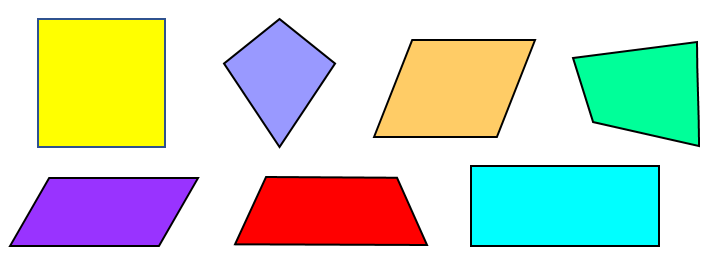
#> input picture photos/list_shape.png, 711 x 257 px
$ python multi_shape.py
#> lines starting #> are read from the running program, lines starting #| are printed output that depends on the picture; after the words box and inside, x2 and y2 are one past the last pixel; in counts of white or black regions, pixels touching at a corner belong together
import cv2 as cv
import numpy as np

#--Đọc ảnh và chuyển ảnh sang gray
arr = cv.imread('./photos/list_shape.png')
#> arr is the input picture: shape (257, 711, 3); mean B, G, R 195.7, 214.3, 204.1
gray_arr = cv.cvtColor(arr,cv.COLOR_BGR2GRAY)
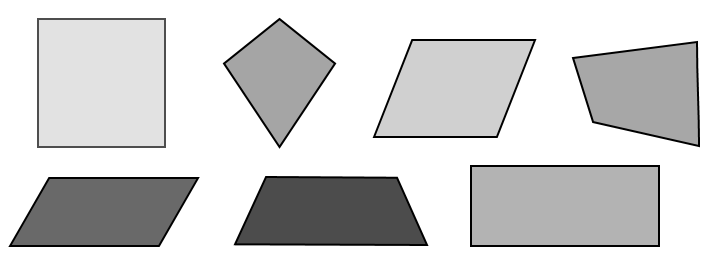
#> gray_arr: shape (257, 711); min 0, max 255, mean 209.2

#--Sử dụng nhiễu Gaussian để làm mịn
gauss = cv.GaussianBlur(gray_arr,(5,5),0)
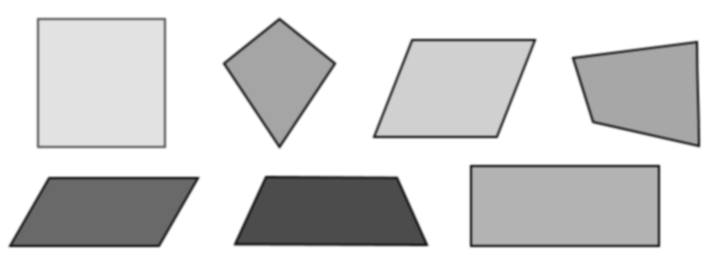
#> gauss: shape (257, 711); min 29, max 255, mean 209.2

#--Tìm cạnh Canny
canny = cv.Canny(gauss,120,200)
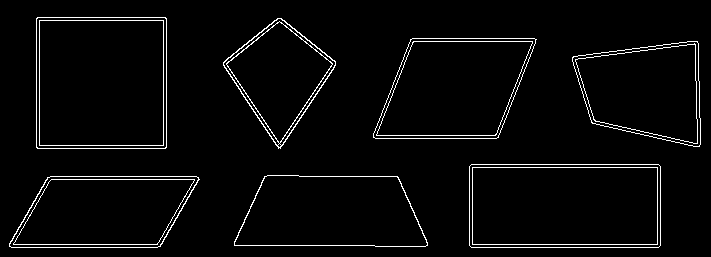
#> canny: shape (257, 711); 3.3% white in thin lines or dots, all inside (x1, y1, x2, y2) = (9, 17, 701, 248)

#--Tìm các đường viền với cài đặt chỉ tìm các đường viền ngoài trong canny
contours,_ = cv.findContours(canny,cv.RETR_EXTERNAL,cv.CHAIN_APPROX_NONE)
#> contours = 7 contours; box (x1, y1, x2, y2) and area: (36, 17, 167, 149) 17028, (469, 164, 661, 248) 15845, (373, 38, 537, 139) 12574, (234, 175, 428, 247) 11429, (9, 176, 200, 248) 10801, (572, 41, 701, 147) 10160, (223, 18, 336, 149) 7674
#--Biến đếm
count_square = 0
count_rectangle = 0
count_Parallelogram = 0
count_trapez = 0
count_triangle = 0
count_diamond = 0
for x in range(len(contours)):
    #--Tính toán chu vi đường viền khép kín
    perimeter = cv.arcLength(contours[x],True)
    #--Tìm đường viền khép kín có xấp xỉ với đường viền của vật thể gốc
    approximate_shape = cv.approxPolyDP(contours[x],perimeter*0.01,True)
    #--Tìm số đỉnh của đường viền xấp xỉ
    len_approx = len(approximate_shape)
    if len_approx==4:
        point_A = approximate_shape[0][0]
        point_D = approximate_shape[1][0]
        point_C = approximate_shape[2][0]
        point_B = approximate_shape[3][0]
        # -Tìm độ dài cạnh AB,CD,AD,BC và đường chéo AC bằng tọa độ của A,B,C,D sử dụng khoảng cách giữa 2 điểm trong tọa độ
        AB_distance = np.sqrt(np.power(point_A[0]-point_B[0],2)+np.power(point_A[1]-point_B[1],2))
        AD_distance = np.sqrt(np.power(point_A[0]-point_D[0],2)+np.power(point_A[1]-point_D[1],2))
        CD_distance = np.sqrt(np.power(point_C[0]-point_D[0],2)+np.power(point_C[1]-point_D[1],2))
        BC_distance = np.sqrt(np.power(point_B[0]-point_C[0],2)+np.power(point_B[1]-point_C[1],2))
        AC_distance = np.sqrt(np.power(point_A[0]-point_C[0],2)+np.power(point_A[1]-point_C[1],2))
        BD_distance = np.sqrt(np.power(point_B[0]-point_D[0],2)+np.power(point_B[1]-point_D[1],2))
        #-Sử dụng Pytago tìm đường chéo để phân biệt giữa hình bình hành và 2 hình vuông và hình chữ nhật
        diagonal = np.sqrt(np.power(AB_distance,2)+np.power(AD_distance,2))
        # print(f'AB : {AB_distance}px, AD : {AD_distance}px, AC : {AC_distance}px, Diagonal : {diagonal}')
        #- Xây dựng điều kiện đường chéo
        condition_diagonal_1 = np.abs(BD_distance-diagonal) <= 3
        condition_diagonal_2 = np.abs(AC_distance-diagonal) <= 3
        sum_condition = np.logical_and(condition_diagonal_1,condition_diagonal_2)
        condition_diagonal_3 = np.abs(AC_distance-BD_distance) <= 3
        #- Nếu mà điều kiện Pytagos đúng -> phân biệt được hình bình hành,hình thang với hình vuông và hình chữ nhật
        if np.logical_and(sum_condition,condition_diagonal_3) == True:
            #- Xây dựng điều kiện AB xấp xỉ bằng AD -> là hình vuông, nếu không là hình chữ nhật
            if (np.abs(AB_distance-AD_distance) <=3) == True:
                # print("Square") #Hình vuông
                cv.line(arr,point_A,point_B,(0,255,0),2)
                cv.line(arr,point_C,point_D,(0,255,0),2)
                cv.line(arr,point_A,point_D,(0,255,0),2)
                cv.line(arr,point_B,point_C,(0,255,0),2)
                count_square+=1
            else:
                # print("Rectangle") #Hình chữ nhật
                cv.line(arr,point_A,point_B,(0,255,0),2)
                cv.line(arr,point_C,point_D,(0,255,0),2)
                cv.line(arr,point_A,point_D,(0,255,0),2)
                cv.line(arr,point_B,point_C,(0,255,0),2)
                count_rectangle+=1
        else:
            #- Xây dựng điều kiện của hình bình hành
            condition_distance_parallelogram_1 = np.abs(AB_distance-CD_distance) <=3
            condition_distance_parallelogram_2 = np.abs(BC_distance-AD_distance) <=3
            condition_distance_parallelogram_3 = np.abs(AB_distance-AD_distance) <=3
            # print(f'AB : {AB_distance}px, CD : {CD_distance}px')
            if np.logical_and(condition_distance_parallelogram_1,condition_distance_parallelogram_2) == True:
                # print("Parallelogram") #Hình bình hành
                if condition_distance_parallelogram_3 == False:
                    cv.line(arr,point_A,point_B,(0,255,0),2)
                    cv.line(arr,point_C,point_D,(0,255,0),2)
                    cv.line(arr,point_A,point_D,(0,255,0),2)
                    cv.line(arr,point_B,point_C,(0,255,0),2)
                    count_Parallelogram+=1
                else:
                    # print("Diamond") #Hình thoi
                    cv.line(arr,point_A,point_B,(0,255,0),2)
                    cv.line(arr,point_C,point_D,(0,255,0),2)
                    cv.line(arr,point_A,point_D,(0,255,0),2)
                    cv.line(arr,point_B,point_C,(0,255,0),2)
                    count_diamond+=1
            else:
                # print("Trapeziem") #Hình thang
                cv.line(arr,point_A,point_B,(0,255,0),2)
                cv.line(arr,point_C,point_D,(0,255,0),2)
                cv.line(arr,point_A,point_D,(0,255,0),2)
                cv.line(arr,point_B,point_C,(0,255,0),2)
                count_trapez+=1

# --Nếu có 3 điểm tạo nên đường viên xấp xỉ khép kín -> kết quả cho ra là hình tam giác (chưa làm)
    if len_approx == 3:
        point_A = approximate_shape[0][0]
        point_B = approximate_shape[1][0]
        point_C = approximate_shape[2][0]
        AB_distance = np.sqrt(np.power(point_A[0]-point_B[0],2)+np.power(point_A[1]-point_B[1],2))
        AC_distance = np.sqrt(np.power(point_A[0]-point_C[0],2)+np.power(point_A[1]-point_C[1],2))
        BC_distance = np.sqrt(np.power(point_B[0]-point_C[0],2)+np.power(point_B[1]-point_C[1],2))
        #-Vẽ line kiểm chứng
        cv.line(arr,point_A,point_B,(0,255,0),2)
        cv.line(arr,point_A,point_C,(0,255,0),2)
        cv.line(arr,point_B,point_C,(0,255,0),2)
        # print("Triangle")
        count_triangle+=1
#> this loop made 7 passes
#> (perimeter, point_A, point_D, point_C, point_B, AB_distance, AD_distance, CD_distance) on passes 1, 5: (474, [9, 246], [160, 246], [199, 179], [47, 177], 78.77, 151, 77.52), (479.7, [410, 39], [373, 137], [498, 137], [536, 39], 126, 104.8, 125)
#> (perimeter, point_A, point_D, point_C, point_B, AB_distance, AD_distance, CD_distance) on passes 2, 4, 6: (490.5, [234, 241], [427, 245], [397, 176], [264, 176], 71.59, 193, 75.24), (429.1, [697, 41], [573, 56], [591, 122], [699, 146], 105, 124.9, 68.41), (369.4, [277, 18], [223, 65], [280, 148], [335, 61], 72.2, 71.59, 100.7)
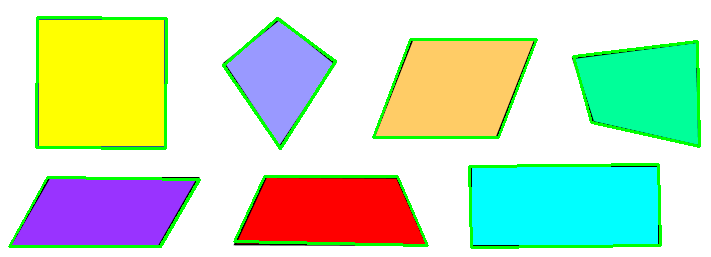
#> arr: shape (257, 711, 3); 5.22% of pixels changed, all inside (x1, y1, x2, y2) = (8, 16, 701, 249)
#> after the loop, count_Parallelogram = 2; count_diamond = 0; count_rectangle = 1; count_square = 1; count_trapez = 3; count_triangle = 0
# [8 lines of commented-out code are left out]
print(f'Number of Squares : {count_square}')
#| Number of Squares : 1
print(f'Number of Rectangles : {count_rectangle}')
#| Number of Rectangles : 1
print(f'Number of Trapezs : {count_trapez}')
#| Number of Trapezs : 3
print(f'Number of Parallelograms : {count_Parallelogram}')
#| Number of Parallelograms : 2
print(f'Number of Triangles : {count_triangle}')
#| Number of Triangles : 0
print(f'Number of Diamonds : {count_diamond}')
#| Number of Diamonds : 0
cv.imshow('bla',arr)

cv.waitKey(0)

$ run again, with photos/Pentagon.png copied over photos/list_shape.png
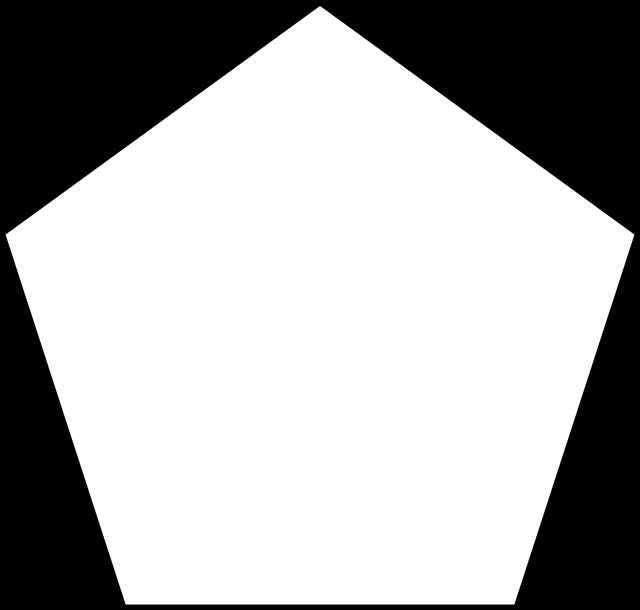
#> input picture photos/Pentagon.png, 640 x 610 px
#> arr is the input picture: shape (610, 640, 3); min 0, max 255, mean 169.9
#> `canny = cv.Canny(gauss,120,200)`:
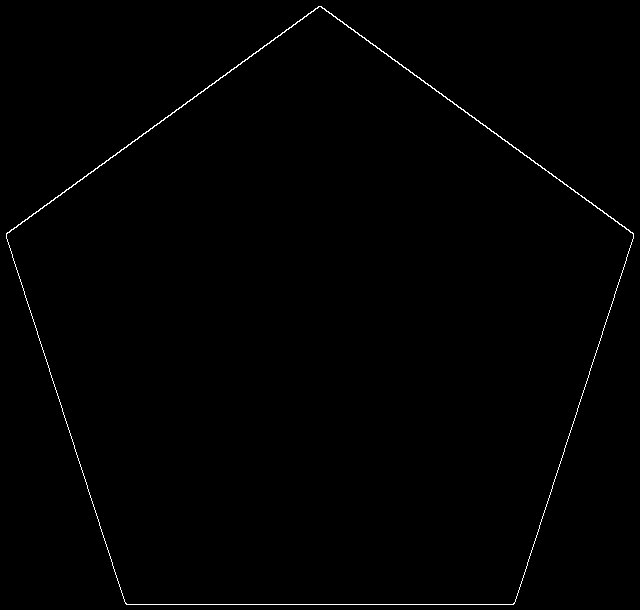
#> canny: shape (610, 640); 0.57% white in thin lines or dots
#> contours = 1 contour; box (x1, y1, x2, y2) and area: (6, 6, 634, 605) 260310
#> the loop `for x in range(len(contours)):` made 1 pass
#> (perimeter, len_approx) on pass 1: (2043.5, 5)
#> after the loop `for x in range(len(contours)):`: count_Parallelogram = 0
#| Number of Squares : 0
#| Number of Rectangles : 0
#| Number of Trapezs : 0
#| Number of Parallelograms : 0
#| Number of Triangles : 0
#| Number of Diamonds : 0

$ run again, with photos/circle.jpg saved as photos/list_shape.png
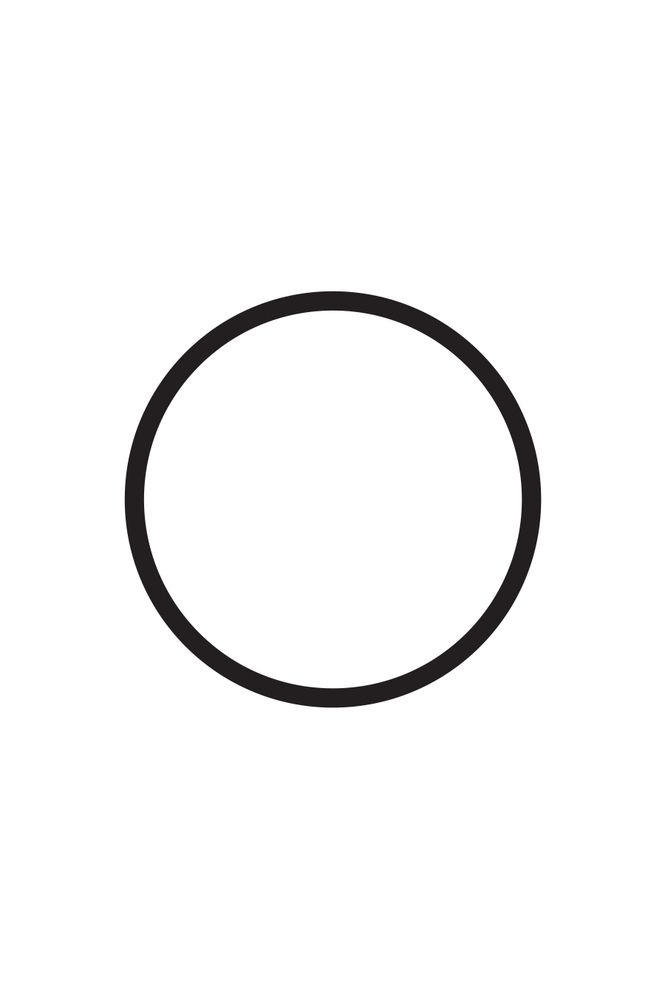
#> input picture photos/circle.jpg, 667 x 1000 px
#> arr is the input picture: shape (1000, 667, 3); mean B, G, R 246.9, 246.9, 247
#> `canny = cv.Canny(gauss,120,200)`:
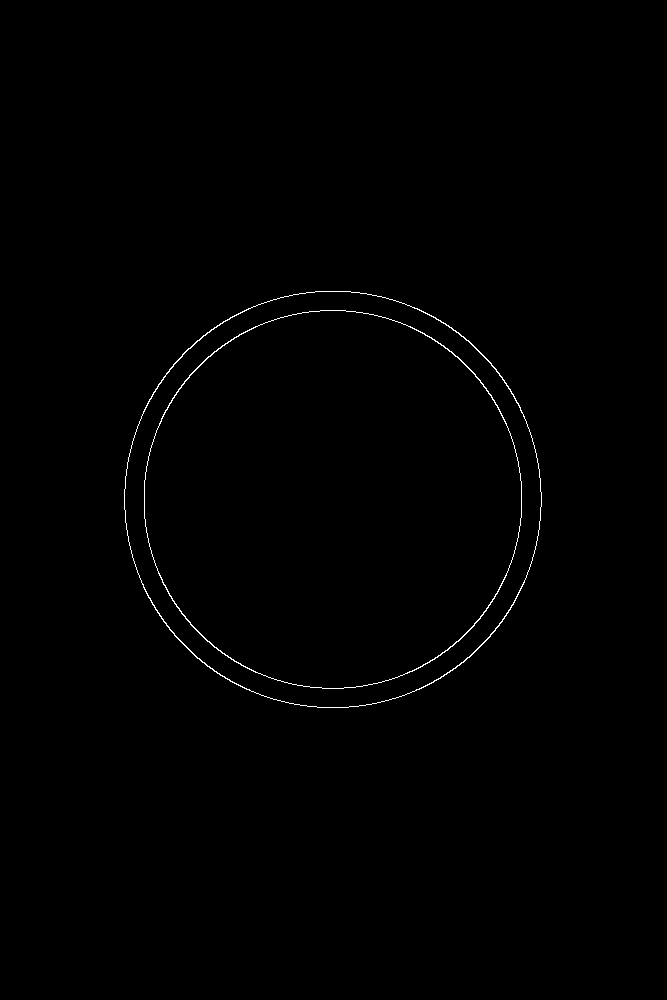
#> canny: shape (1000, 667); 0.44% white in thin lines or dots, all inside (x1, y1, x2, y2) = (124, 291, 542, 708)
#> contours = 1 contour; box (x1, y1, x2, y2) and area: (124, 291, 542, 708) 136386
#> the loop `for x in range(len(contours)):` made 1 pass
#> (perimeter, len_approx) on pass 1: (1380.7, 16)
#> after the loop `for x in range(len(contours)):`: count_Parallelogram = 0
#| Number of Squares : 0
#| Number of Rectangles : 0
#| Number of Trapezs : 0
#| Number of Parallelograms : 0
#| Number of Triangles : 0
#| Number of Diamonds : 0
